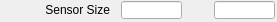
   <widget class="caFrame" name="caFrame_15">
    <property name="geometry">
     <rect>
      <x>27</x>
      <y>395</y>
      <width>277</width>
      <height>22</height>
     </rect>
    </property>
    <widget class="caLabel" name="caLabel_40">
     <property name="geometry">
      <rect>
       <x>0</x>
       <y>0</y>
       <width>110</width>
       <height>20</height>
      </rect>
     </property>
     <property name="frameShape">
      <enum>QFrame::NoFrame</enum>
     </property>
     <property name="text">
      <string>Sensor Size</string>
     </property>
     <property name="alignment">
      <set>Qt::AlignAbsolute|Qt::AlignRight|Qt::AlignTrailing|Qt::AlignVCenter</set>
     </property>
     <property name="fontScaleMode">
      <enum>ESimpleLabel::Height</enum>
     </property>
     <property name="foreground">
      <color>
       <red>0</red>
       <green>0</green>
       <blue>0</blue>
      </color>
     </property>
     <property name="background">
      <color alpha="0">
       <red>0</red>
       <green>0</green>
       <blue>0</blue>
      </color>
     </property>
    </widget>
    <widget class="caLineEdit" name="caLineEdit_30">
     <property name="geometry">
      <rect>
       <x>121</x>
       <y>1</y>
       <width>61</width>
       <height>18</height>
      </rect>
     </property>
     <property name="alignment">
      <set>Qt::AlignAbsolute|Qt::AlignCenter|Qt::AlignHCenter|Qt::AlignVCenter</set>
     </property>
     <property name="channel" stdset="0">
      <string>$(P)$(R)MaxSizeX_RBV</string>
     </property>
     <property name="foreground">
      <color>
       <red>10</red>
       <green>0</green>
       <blue>184</blue>
      </color>
     </property>
     <property name="background">
      <color>
       <red>187</red>
       <green>187</green>
       <blue>187</blue>
      </color>
     </property>
     <property name="colorMode">
      <enum>caLineEdit::Static</enum>
     </property>
     <property name="precisionMode">
      <enum>caLineEdit::Channel</enum>
     </property>
     <property name="limitsMode">
      <enum>caLineEdit::Channel</enum>
     </property>
     <property name="maxValue">
      <double>1.000000000000000</double>
     </property>
     <property name="minValue">
      <double>0.000000000000000</double>
     </property>
     <property name="fontScaleMode">
      <enum>caLineEdit::Height</enum>
     </property>
     <property name="formatType">
      <enum>caLineEdit::decimal</enum>
     </property>
    </widget>
    <widget class="caLineEdit" name="caLineEdit_31">
     <property name="geometry">
      <rect>
       <x>214</x>
       <y>1</y>
       <width>61</width>
       <height>18</height>
      </rect>
     </property>
     <property name="alignment">
      <set>Qt::AlignAbsolute|Qt::AlignCenter|Qt::AlignHCenter|Qt::AlignVCenter</set>
     </property>
     <property name="channel" stdset="0">
      <string>$(P)$(R)MaxSizeY_RBV</string>
     </property>
     <property name="foreground">
      <color>
       <red>10</red>
       <green>0</green>
       <blue>184</blue>
      </color>
     </property>
     <property name="background">
      <color>
       <red>187</red>
       <green>187</green>
       <blue>187</blue>
      </color>
     </property>
     <property name="colorMode">
      <enum>caLineEdit::Static</enum>
     </property>
     <property name="precisionMode">
      <enum>caLineEdit::Channel</enum>
     </property>
     <property name="limitsMode">
      <enum>caLineEdit::Channel</enum>
     </property>
     <property name="maxValue">
      <double>1.000000000000000</double>
     </property>
     <property name="minValue">
      <double>0.000000000000000</double>
     </property>
     <property name="fontScaleMode">
      <enum>caLineEdit::Height</enum>
     </property>
     <property name="formatType">
      <enum>caLineEdit::decimal</enum>
     </property>
    </widget>
   </widget>
